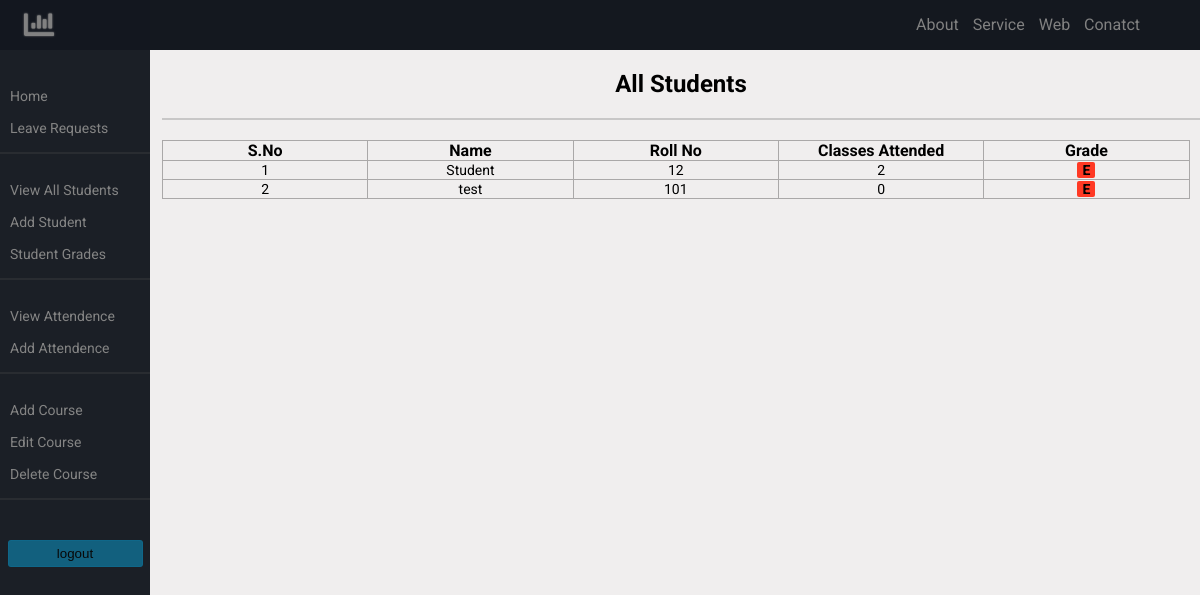
Page /admin/students.php?source=grades (signed in) on the committed database.
### tables this page shows
CREATE TABLE `users` (
  `user_id` int(11) NOT NULL,
  `username` varchar(100) NOT NULL,
  `rollNo` int(3) NOT NULL,
  `address` varchar(200) NOT NULL,
  `user_email` varchar(200) NOT NULL,
  `user_password` varchar(200) NOT NULL,
  `user_role` varchar(20) NOT NULL,
  `user_image` varchar(200) NOT NULL DEFAULT 'student.png'
);

### admin/functions.php (called while the page is built, shortened)
<?php
function classAttended($id)
{
  global $connection;
  if (!empty($id)) {
    $query = "SELECT * FROM attendence WHERE user_id=$id";
    $result = mysqli_query($connection, $query);
    return mysqli_num_rows($result);
  }
}
function calculateGrade($classesAttended = 0)
{
  $grade = '';
  if ($classesAttended >= 26)
    $grade = 'A';
  elseif ($classesAttended >= 20 && $classesAttended <= 25)
    $grade = 'B';
  elseif ($classesAttended >= 15 && $classesAttended < 20)
    $grade = 'C';
  elseif ($classesAttended >= 10 && $classesAttended < 15)
    $grade = 'D';
  elseif ($classesAttended < 10)
    $grade = 'E';
  return $grade;
}
function gradeColor($grade)
{
  $color = '';
  if ($grade == 'A')
    $color = 'rgb(44,229,116)';
  elseif ($grade == 'B')
    $color = 'rgb(205,240,58)';
  elseif ($grade == 'C')
    $color = 'rgb(255,229,0)';
  elseif ($grade == 'D')
    $color = 'rgb(255,150,0)';
  elseif ($grade == 'E')
    $color = 'rgb(255,57,36)';
  return $color;
}

### admin/includes/grades.php (the view, shortened to what this page needs)
<section class="stud-data">
  <h1 class="stud-title">All Students</h1>
  <hr class="side-line">
  <table class="data-table">
    <thead>
      <th>S.No</th>
      <th>Name</th>
      <th>Roll No</th>
      <th>Classes Attended</th>
      <th>Grade</th>
    </thead>
    <tbody>
      <?php
      $query = "SELECT * FROM users WHERE user_role='student'";
      $result = mysqli_query($connection, $query);
      $i = 0;
      while ($row = mysqli_fetch_assoc($result)) :
        $db_id = $row['user_id'];
        $db_RollNo = $row['rollNo'];
        $db_username = $row['username'];
        $classesAttended = classAttended($db_id);
        $grades = calculateGrade($classesAttended);
        $i++;
      ?>
        <tr>
          <td><?php echo $i; ?></td>
          <td><?php echo $db_username; ?></td>
          <td><?php echo $db_RollNo; ?></td>
          <td><?php echo $classesAttended; ?></td>
          <td> <span class="grade-color" style="background-color: <?php echo gradeColor($grades); ?>;"><?php echo $grades; ?></span></td>
        </tr>
      <?php endwhile; ?>
    </tbody>
  </table>
</section>

### admin/css/style.css (style rules this page uses)
body { background-color: rgb(240, 238, 238); font-family: 'Roboto', sans-serif; margin: 0; }
.side-line { border: 1px solid rgba(79,79,79, 0.25); margin-bottom: 20px; }
.stud-data { padding-left: 1%; }
.stud-title { text-align: center; }
.data-table { width: 99%; table-layout: fixed; border-radius: 2px; margin-top: 20px; }
th { padding: 10px; padding-top: 0px; padding-bottom: 0px; }
th,td { word-break: break-word; min-width: 50px; }
td { font-size: 14px; text-align: center; }
.data-table, th, tr, td { border: 1px solid #aaa8a8; border-collapse: collapse; }
.absent,.present, .grade-color { color: rgb(243, 243, 253); border-radius: 2px; padding-left: 3px; padding-right: 3px; }
.grade-color { padding-left: 5px; padding-right: 5px; }
.grade-color { color: #000000; font-weight: bold; }
@media only screen and (min-width: 1100px) { .stud-data { padding-left: 13.5%; } }

### rows in the picture
users: username "Student", rollNo "12", classesAttended "2", grades "E"
users: username "test", rollNo "101", classesAttended "0", grades "E"
